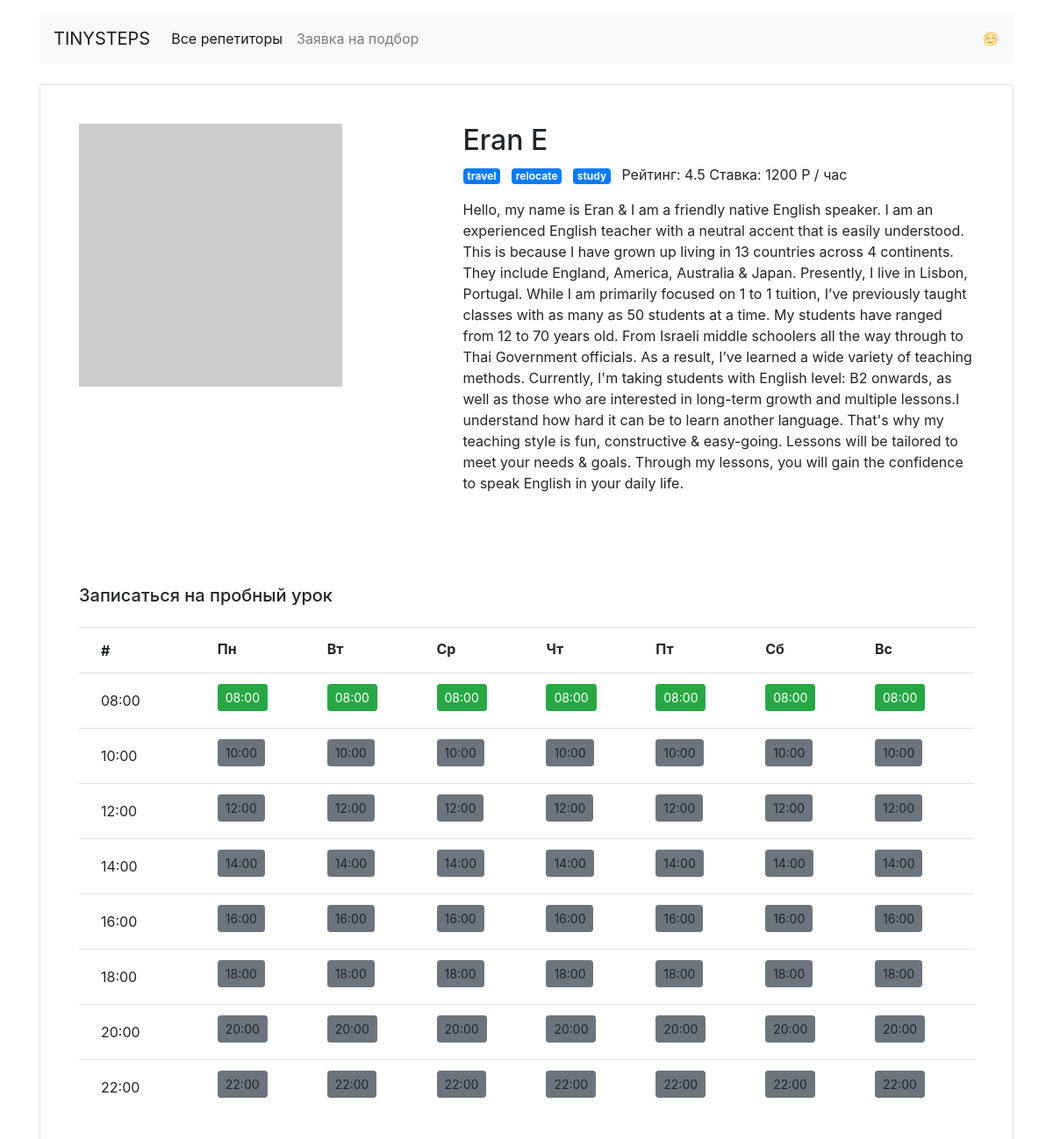
Page /profiles/7/ on the committed database.
### models.py (models this page shows, shortened)
class Teacher(db.Model):
    __tablename__ = "teachers"
    teacher_id = db.Column(db.Integer, primary_key=True)
    name = db.Column(db.String(30), nullable=False)
    picture = db.Column(db.String)
    rating = db.Column(db.Numeric)
    price = db.Column(db.Integer, nullable=False)
    about = db.Column(db.Text)
    shedule = db.Column(db.String, default=shedule, nullable=False)
    goals = db.relationship("Goal",
                            secondary="teacher_goal",
                            back_populates="teachers")
    bookings = db.relationship("Booking", back_populates="teacher")
    @hybrid_property
    def get_shedule(self):
        return json.loads(self.shedule)
    @hybrid_method
    def is_free_at_the_time(self, day, hour):
        return self.get_shedule[day][hour]

class Goal(db.Model):
    __tablename__ = "goals"
    goal_id = db.Column("goal_id", db.Integer, primary_key=True)
    title = db.Column("title", db.String(15))
    title_rus = db.Column('title_rus', db.String(15))
    favicon = db.Column('favicon', db.String(1))
    image_location = db.Column("image_location", db.String(30))
    teachers = db.relationship("Teacher",
                               secondary="teacher_goal",
                               back_populates="goals")
    lesson_requests = db.relationship("RequestLesson", back_populates="goal")

### blupr_teachers.py (the view)
@blp.route("/profiles/<int:teacher_id>/")
def profile(teacher_id):
    teacher = Teacher.query.get(teacher_id)
    return render_template("profile.html",
                           teacher=teacher)

### templates/profile.html
{% extends 'base.html' %}
{% from 'macros.html' import teacher_link %}
{% block body %}
  <main class="container mt-3">
    <div class="card my-4 mx-auto">
      <div class="card-body m-2 m-md-4">
        <div class="row">
          <div class="col-5"><img src="{{ teacher.picture }}" class="img-fluid" alt=""></div>
          <div class="col-7">
            <h1 class="h2">{{ teacher.name }}</h1>
            <p>
              {% for goal in teacher.goals %}
                <span class="badge badge-primary mr-2">{{ goal.title }}</span>
              {% endfor %}
              Рейтинг: {{ teacher.rating | round(1) }} Ставка: {{ teacher.price }} P / час</p>
            <p>{{ teacher.about }}</p>
          </div>
        </div>
      </div>
      <div class="card-body m-2 m-md-4">
        <h2 class="h5 mb-4">Записаться на пробный урок</h2>
        <table class="table">
          <tr>
            <th><span class="btn font-weight-bold py-0">#</span></th>
            <th>Пн</th>
            <th>Вт</th>
            <th>Ср</th>
            <th>Чт</th>
            <th>Пт</th>
            <th>Сб</th>
            <th>Вс</th>
          </tr>
          {% set shedule = teacher.get_shedule %}
          {% for time in shedule['mon'].keys() %}
           <tr>
            <td><span class="btn">{{ time.zfill(5) }}</span></td>
            {% for day in shedule %}
              <td>
                {{ teacher_link(teacher, day, time) }}
              </td>
            {% endfor %}
           </tr>
          {% endfor %}
        </table>
      </div>
    </div>
  </main>
{% endblock %}

### rows in the picture
Teacher: name "Eran E", rating "4.5", price "1200", about "Hello, my name is Eran & I am a friendly native English speaker. I am an experienced English teacher with a neutral accent that is easily understood. This is because I have grown up living in 13 countries across 4 continents. They include England, America, Australia & Japan. Presently, I live in Lisbon, Portugal. While I am primarily focused on 1 to 1 tuition, I’ve previously taught classes with as many as 50 students at a time. My students have ranged from 12 to 70 years old. From Israeli middle schoolers all the way through to Thai Government officials. As a result, I’ve learned a wide variety of teaching methods. Currently, I'm taking students with English level: B2 onwards, as well as…"
Goal: title "travel"
Goal: title "relocate"
Goal: title "study"

### other values in the picture
{{ time.zfill(5) }} "08:00" "10:00" "12:00" "14:00" "16:00" "18:00" "20:00" "22:00"
{{ time.zfill(5) }} "08:00" "08:00" "08:00" "08:00" "08:00" "08:00" "08:00"
{{ time.zfill(5) }} "10:00" "10:00" "10:00" "10:00" "10:00" "10:00" "10:00" "12:00" "12:00" "12:00" "12:00" "12:00" "12:00" "12:00" "14:00" "14:00" "14:00" "14:00" "14:00" "14:00" "14:00" "16:00" "16:00" "16:00" "16:00" "16:00" "16:00" "16:00" "18:00" "18:00" "18:00" "18:00" "18:00" "18:00" "18:00" "20:00" "20:00" "20:00" "20:00" "20:00" "20:00" "20:00" "22:00" "22:00" "22:00" "22:00" "22:00" "22:00" "22:00"
